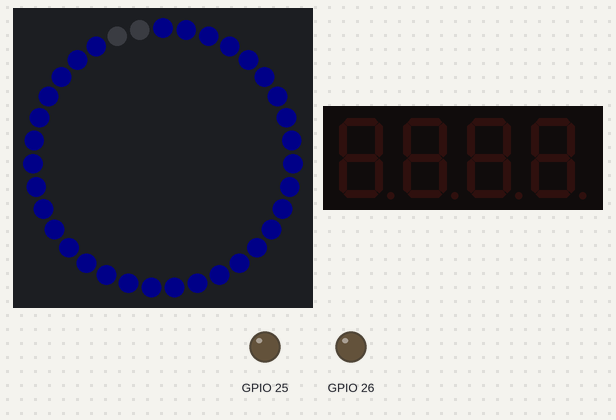
A sketch run on a simulated ESP32. Shown: 35 RGB LEDs in a ring, first at the top, clockwise, 4-digit seven-segment display, output pins drawn as LEDs (lit = HIGH). Dim RGB values are drawn brighter than linear; WiFi joins after 1.5 s; servers stay silent unless stated; network time is answered at once with the bench clock; the local clock reads 2024-03-15 10:24:30 at power-on unless the sketch sets it; what the sketch prints to the serial monitor is not drawn.

Above: at 3.2 s.
At 4.4 s:
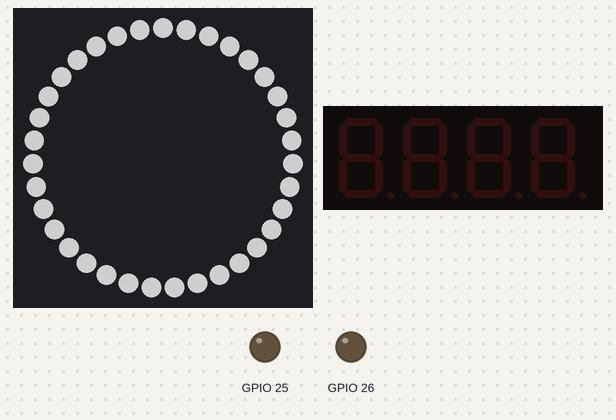
At 5.4 s:
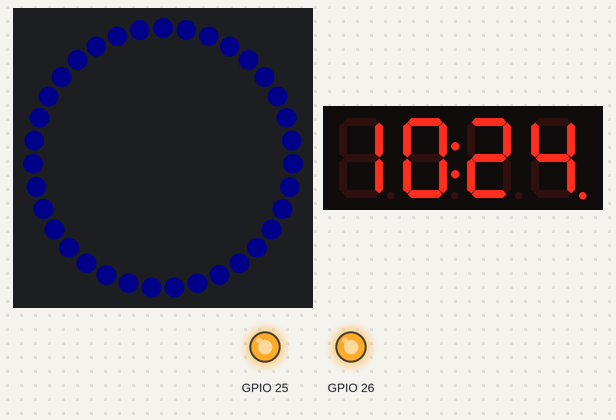
At 30.1 s:
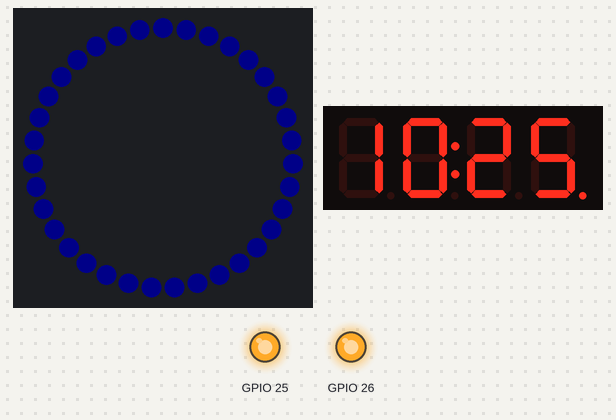
Timing chart, 0 to 31.6 s (numbered marks = the images above):
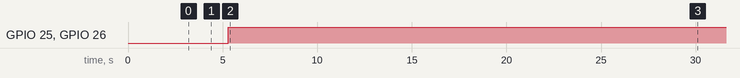

The sketch:

IRON_MAN_ARC_REACTOR_Hard_coded_wifi_credential.ino
```cpp
#include "TM1637Display.h"
#include "Adafruit_NeoPixel.h"
#include "NTPClient.h"
#include "WiFiManager.h"


// Which pin on the Arduino is connected to the NeoPixels?
#define PIN        17
#define display_CLK 18
#define display_DIO 19

// How many NeoPixels are attached to the Arduino?
#define NUMPIXELS 35


//========================USEFUL VARIABLES=============================
int UTC = 2; // UTC = value in hour (SUMMER TIME) [For example: Paris UTC+2 => UTC=2]

const char *ssid     = "YOUR SSID HERE";
const char *password = "WIFI PASSWORD HERE";

int Display_backlight = 2; // Adjust it 0 to 7
int led_ring_brightness = 10; // Adjust it 0 to 255
int led_ring_brightness_flash = 250; // Adjust it 0 to 255

// ========================================================================
// ========================================================================

const long utcOffsetInSeconds = 3600; // UTC + 1H / Offset in second

// Adjust the color of the led ring
#define red 00
#define green 20
#define blue 255

// When setting up the NeoPixel library, we tell it how many pixels,
Adafruit_NeoPixel pixels(NUMPIXELS, PIN, NEO_GRB + NEO_KHZ800);
TM1637Display display(display_CLK, display_DIO);
int flag = 0;

// Define NTP Client to get time
WiFiUDP ntpUDP;
NTPClient timeClient(ntpUDP, "pool.ntp.org", utcOffsetInSeconds*UTC);

void setup() {

  pinMode(25, OUTPUT);
  pinMode(26, OUTPUT);

  Serial.begin(115200);
  Serial.println("\n Starting");
  WiFi.begin(ssid, password);

  while ( WiFi.status() != WL_CONNECTED ) {
    delay ( 500 );
    Serial.print ( "." );
  }

  timeClient.begin();
  display.setBrightness(Display_backlight);
  pixels.begin(); // INITIALIZE NeoPixel pixels object
  pixels.setBrightness(led_ring_brightness);


  for(int i=0; i<35;i++){
  pixels.setPixelColor(i, pixels.Color(red, green, blue));
  pixels.show();
  delay(50);
  }

  flash_cuckoo();// white flash

}

void loop() {

  // Update the time
  timeClient.update();

  Serial.print("Time: ");
  Serial.println(timeClient.getFormattedTime());
  unsigned long epochTime = timeClient.getEpochTime();
  struct tm *ptm = gmtime ((time_t *)&epochTime);
  int currentYear = ptm->tm_year+1900;
  Serial.print("Year: ");
  Serial.println(currentYear);

  int monthDay = ptm->tm_mday;
  Serial.print("Month day: ");
  Serial.println(monthDay);

  int currentMonth = ptm->tm_mon+1;
  Serial.print("Month: ");
  Serial.println(currentMonth);

  if((currentMonth*30 + monthDay) >= 121 && (currentMonth*30 + monthDay) < 331){
  timeClient.setTimeOffset(utcOffsetInSeconds*UTC);} // Change daylight saving time - Summer
  else {timeClient.setTimeOffset((utcOffsetInSeconds*UTC) - 3600);} // Change daylight saving time - Winter

  // switch on the ring in blue
  pixels.clear(); // Set all pixel colors to 'off'
  blue_light();

  // write the time on the display
  display.showNumberDecEx(timeClient.getHours(),0b01000000,true,2,0);
  display.showNumberDecEx(timeClient.getMinutes(),0b01000000,true,2,2);

  // switch on the blue leds
  digitalWrite(25,1);
  digitalWrite(26,1);

  // Animation every hour
  if(timeClient.getMinutes()== 00 && flag==0)
  {
    display_cuckoo();
    flag=1;
  }
   if(timeClient.getMinutes()>=01)
  {
    flag=0;
  }


}

void blue_light(){

  pixels.setBrightness(led_ring_brightness);
  pixels.setPixelColor(0, pixels.Color(red, green, blue));
  pixels.setPixelColor(1, pixels.Color(red, green, blue));
  pixels.setPixelColor(2, pixels.Color(red, green, blue));
  pixels.setPixelColor(3, pixels.Color(red, green, blue));
  pixels.setPixelColor(4, pixels.Color(red, green, blue));
  pixels.setPixelColor(5, pixels.Color(red, green, blue));
  pixels.setPixelColor(6, pixels.Color(red, green, blue));
  pixels.setPixelColor(7, pixels.Color(red, green, blue));
  pixels.setPixelColor(8, pixels.Color(red, green, blue));
  pixels.setPixelColor(9, pixels.Color(red, green, blue));
  pixels.setPixelColor(10, pixels.Color(red, green, blue));
  pixels.setPixelColor(11, pixels.Color(red, green, blue));
  pixels.setPixelColor(12, pixels.Color(red, green, blue));
  pixels.setPixelColor(13, pixels.Color(red, green, blue));
  pixels.setPixelColor(14, pixels.Color(red, green, blue));
  pixels.setPixelColor(15, pixels.Color(red, green, blue));
  pixels.setPixelColor(16, pixels.Color(red, green, blue));
  pixels.setPixelColor(17, pixels.Color(red, green, blue));
  pixels.setPixelColor(18, pixels.Color(red, green, blue));
  pixels.setPixelColor(19, pixels.Color(red, green, blue));
  pixels.setPixelColor(20, pixels.Color(red, green, blue));
  pixels.setPixelColor(21, pixels.Color(red, green, blue));
  pixels.setPixelColor(22, pixels.Color(red, green, blue));
  pixels.setPixelColor(23, pixels.Color(red, green, blue));
  pixels.setPixelColor(24, pixels.Color(red, green, blue));
  pixels.setPixelColor(25, pixels.Color(red, green, blue));
  pixels.setPixelColor(26, pixels.Color(red, green, blue));
  pixels.setPixelColor(27, pixels.Color(red, green, blue));
  pixels.setPixelColor(28, pixels.Color(red, green, blue));
  pixels.setPixelColor(29, pixels.Color(red, green, blue));
  pixels.setPixelColor(30, pixels.Color(red, green, blue));
  pixels.setPixelColor(31, pixels.Color(red, green, blue));
  pixels.setPixelColor(32, pixels.Color(red, green, blue));
  pixels.setPixelColor(33, pixels.Color(red, green, blue));
  pixels.setPixelColor(34, pixels.Color(red, green, blue));
  pixels.setPixelColor(35, pixels.Color(red, green, blue));
  pixels.show();

}

void flash_cuckoo(){
    pixels.setBrightness(led_ring_brightness_flash);
    pixels.setPixelColor(0, pixels.Color(250,250,250));
    pixels.setPixelColor(1, pixels.Color(250,250,250));
    pixels.setPixelColor(2, pixels.Color(250,250,250));
    pixels.setPixelColor(3, pixels.Color(250,250,250));
    pixels.setPixelColor(4, pixels.Color(250,250,250));
    pixels.setPixelColor(5, pixels.Color(250,250,250));
    pixels.setPixelColor(6, pixels.Color(250,250,250));
    pixels.setPixelColor(7, pixels.Color(250,250,250));
    pixels.setPixelColor(8, pixels.Color(250,250,250));
    pixels.setPixelColor(9, pixels.Color(250,250,250));
    pixels.setPixelColor(10, pixels.Color(250,250,250));
    pixels.setPixelColor(11, pixels.Color(250,250,250));
    pixels.setPixelColor(12, pixels.Color(250,250,250));
    pixels.setPixelColor(13, pixels.Color(250,250,250));
    pixels.setPixelColor(14, pixels.Color(250,250,250));
    pixels.setPixelColor(15, pixels.Color(250,250,250));
    pixels.setPixelColor(16, pixels.Color(250,250,250));
    pixels.setPixelColor(17, pixels.Color(250,250,250));
    pixels.setPixelColor(18, pixels.Color(250,250,250));
    pixels.setPixelColor(19, pixels.Color(250,250,250));
    pixels.setPixelColor(20, pixels.Color(250,250,250));
    pixels.setPixelColor(21, pixels.Color(250,250,250));
    pixels.setPixelColor(22, pixels.Color(250,250,250));
    pixels.setPixelColor(23, pixels.Color(250,250,250));
    pixels.setPixelColor(24, pixels.Color(250,250,250));
    pixels.setPixelColor(25, pixels.Color(250,250,250));
    pixels.setPixelColor(26, pixels.Color(250,250,250));
    pixels.setPixelColor(27, pixels.Color(250,250,250));
    pixels.setPixelColor(28, pixels.Color(250,250,250));
    pixels.setPixelColor(29, pixels.Color(250,250,250));
    pixels.setPixelColor(30, pixels.Color(250,250,250));
    pixels.setPixelColor(31, pixels.Color(250,250,250));
    pixels.setPixelColor(32, pixels.Color(250,250,250));
    pixels.setPixelColor(33, pixels.Color(250,250,250));
    pixels.setPixelColor(34, pixels.Color(250,250,250));
    pixels.setPixelColor(35, pixels.Color(250,250,250));
    pixels.show();

  for (int i=led_ring_brightness_flash; i>10 ; i--){
  pixels.setBrightness(i);
  pixels.show();
  delay(7);
  }
  blue_light();

}

void display_cuckoo(){

for (int i =0 ; i<88 ; i++)
{
  display.showNumberDecEx(i,0b01000000,true,2,0);
  display.showNumberDecEx(i,0b01000000,true,2,2);
}

display.showNumberDecEx(88,0b01000000,true,2,0);
display.showNumberDecEx(88,0b01000000,true,2,2);
flash_cuckoo();
delay(2000);

}
```

Measured:
- by itself, GPIO 25, GPIO 26: LOW → HIGH at 5.3 s
- what the display in image 2 shows lasts 24.7 s, from 5.3 s to 30.0 s
